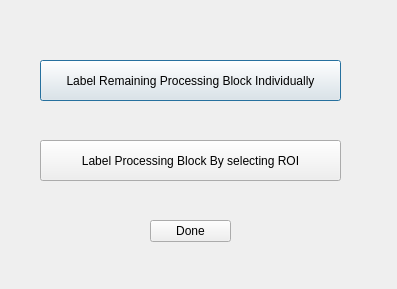
<?xml version="1.0" encoding="UTF-8"?>
<ui version="4.0">
 <class>LabelProcessingBlock</class>
 <widget class="QDialog" name="LabelProcessingBlock">
  <property name="geometry">
   <rect>
    <x>0</x>
    <y>0</y>
    <width>397</width>
    <height>289</height>
   </rect>
  </property>
  <property name="windowTitle">
   <string>Dialog</string>
  </property>
  <widget class="QPushButton" name="pushButton">
   <property name="geometry">
    <rect>
     <x>40</x>
     <y>60</y>
     <width>301</width>
     <height>41</height>
    </rect>
   </property>
   <property name="text">
    <string>Label Remaining Processing Block Individually</string>
   </property>
  </widget>
  <widget class="QPushButton" name="pushButton_2">
   <property name="geometry">
    <rect>
     <x>40</x>
     <y>140</y>
     <width>301</width>
     <height>41</height>
    </rect>
   </property>
   <property name="text">
    <string>Label Processing Block By selecting ROI</string>
   </property>
  </widget>
  <widget class="QPushButton" name="pushButton_3">
   <property name="geometry">
    <rect>
     <x>150</x>
     <y>220</y>
     <width>81</width>
     <height>22</height>
    </rect>
   </property>
   <property name="text">
    <string>Done</string>
   </property>
  </widget>
 </widget>
 <resources/>
 <connections/>
</ui>
